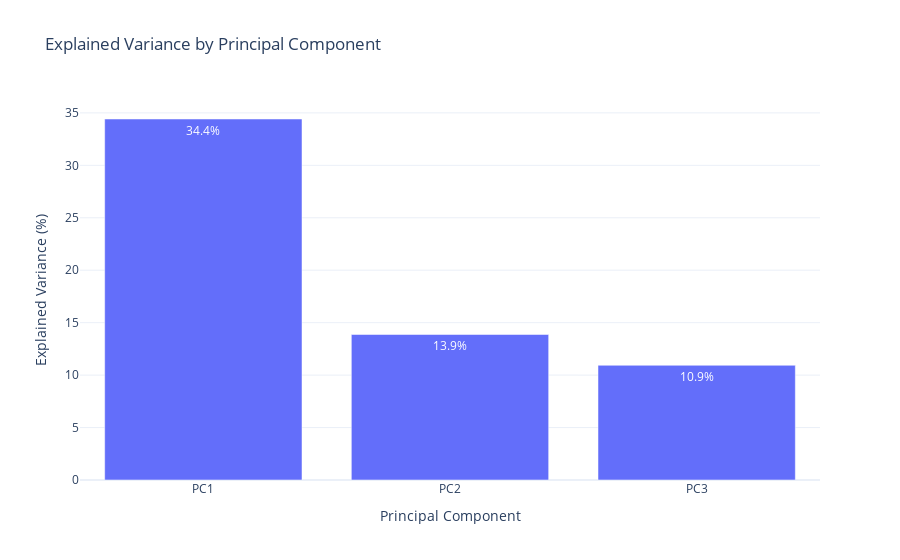

The notebook cell saved with this chart:
### Code cell
plot_explained_variance(explained_variance)

### Figure 1 — Plotly figure (JSON) as saved in the notebook; plotly's stock layout.template omitted (floating-point values rounded to 4 significant figures)
{"data": [{"text": ["34.4%", "13.9%", "10.9%"], "textposition": "auto", "type": "bar", "x": ["PC1", "PC2", "PC3"], "y": [34.42, 13.87, 10.94]}], "layout": {"title": {"text": "Explained Variance by Principal Component"}, "xaxis": {"title": {"text": "Principal Component"}}, "yaxis": {"title": {"text": "Explained Variance (%)"}}}}
